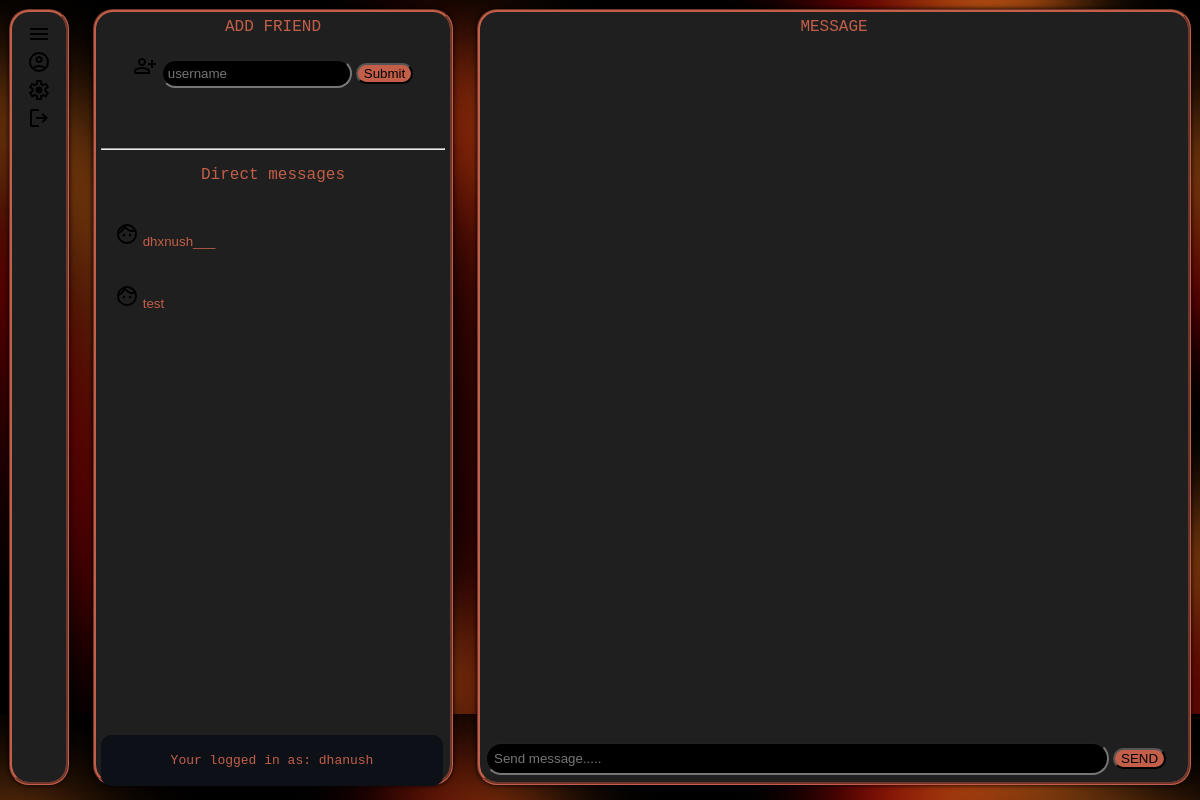
The app's page /home (signed in), older data.
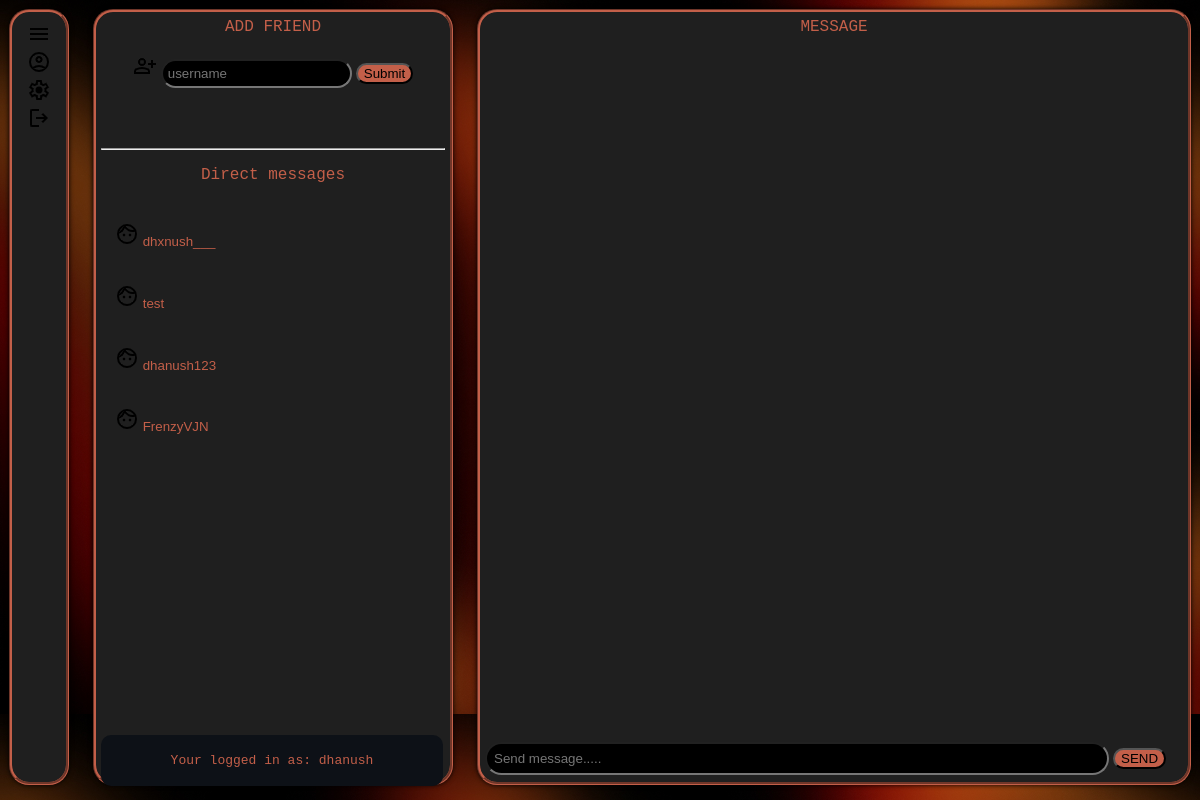
The same page, newer data.
### tables this page shows
CREATE TABLE friends( id integer,friend text, room integer, foreign key(id) references users(id));

CREATE TABLE users (id INTEGER PRIMARY KEY AUTOINCREMENT,username TEXT NOT NULL,password TEXT NOT NULL);

### app.py (the view, shortened to what this page needs)
@app.route("/home", methods=["POST", "GET"])
def home():
    if session.get("user_id") is None:
        return redirect("/")
    username = session["user_id"]
    rows2 = db.execute('select * from users where username = ?', username)
    fdict = db.execute('select friend from friends where id = ?',rows2[0]['id'] )
    flist=[]
    for i in fdict:
        print(i)
        flist+=(list(i.values()))
    return render_template("layout2.html",username=username,flist=flist)

### templates/layout2.html (shortened to what this page needs)
<!DOCTYPE html>
<html>
    <head>
        <link rel="stylesheet" href="static/styles2.css">
    </head>
    <body>
        <nav class="navbar2">
            <ul>
                <div>
                    <a href="" id="menu-link"><img src="static/menu.png"></a>
                </div>
                <div>
                    <a href="" id="profile-link"><img src="static/profile.png"></a>
                </div>
                <div>
                    <a href="" id="settings-link"><img src="static/settings.png"></a>
                </div>
                <div>
                    <a href="/logout" id="logout-link"><img src="static/logout.png"></a>
                </div>
            </ul>
        </nav>
        <section id="box">
            <div>
                <a href="#" id="add-friend-link" style="color: #c35f49; font-family: monospace;text-decoration: none; font-size: large;">ADD FRIEND</a>
            </div>
            <br>
            <div>
                <form autocomplete="off" method="post">
                    <img src="static/add friend.png">
                    <input type="text" name="friend" id="textbox" placeholder="username" style="background-color: black;color: #c35f49; border-radius: 20px; padding: 5px;">
                    <input type="submit" name="friendsubmit" style="color: black;background-color: #c35f49; border-radius: 20px;" placeholder="ADD">
                </form>
            </div>
            <br>
            <br>
            <hr>
            <div style="padding-bottom: 10px;">
                <p id="direct-messages-link" style="color: #c35f49; font-family: monospace;text-decoration: none; font-size: large;">Direct messages</p>
                <ul style="padding: 5px; margin-bottom: 3px;">
                    {% for i in flist %}
                    <button  href="" onclick="send('{{i}}')" id="send" style="color: #c35f49; text-decoration: none; background-color: transparent; outline: none; width: 100%; border: none;">
                        <div id="fbox">
                            <p style="color: #c35f49; text-decoration: none;"> <img src="static/person.png"> {{ i }} </p>
                        </div>
                    </button>
                    {% endfor %}
                </ul>
            </div>
            <div style="position: fixed; bottom: 14px; text-align: center; color: aliceblue;  background-color: #0d1117; border-radius: 10px; padding: 5px; width: 28.5%;">
                <p style="color: #c35f49; font-family: monospace; text-align: center;">Your logged in as: {{username}}</p>
            </div>
        </section>
        <article>
            <div>
                <a href="#" id="message-link" style="color: #c35f49; font-family: monospace; text-decoration: none; font-size: large;">MESSAGE</a>
            </div>
            <div style="position:fixed;bottom: 25px; text-align: center; float: right;padding: auto;">
                <form>
                    <input type="text" name="sendmsg" id="textbox" placeholder="Send message....." style="background-color: black;color: #c35f49; border-radius: 20px; padding: 7px; width: 52vw; height: auto;">
                    <button id="send_button" style="color: black;background-color: #c35f49;border-radius: 20px;">SEND</button>
                </form>
            </div>
        </article>
    </body>
</html>

### static/styles2.css (style rules this page uses)
* { box-sizing: border-box; scrollbar-color: dark; }
body { background-image: url(Login_page.jpg); padding: 1px; }
.navbar2 ul { background-color: #1f1f1f; border: groove; border-radius: 20px; border-color:#c35f49; width: 5%; height: 97%; padding: 10px; overflow: hidden; margin: 0px; position: fixed; text-align: center; box-shadow: 0 0 5px; }
.navbar2 a { color: white; border-radius: 20px; }
section { width: 30%; border: groove; height: 97%; border-radius: 20px; border-color: #c35f49; background-color: #1f1f1f; margin-left: 7%; display: inline-block; overflow: auto; position: fixed; text-align: center; padding: 5px; scrollbar-color: dark dark; box-shadow: 0 0 5px; }
article { width: 59.5%; border: groove; height: 97%; border-radius: 20px; border-color: #c35f49; background-color: #1f1f1f; margin-left: 39%; display: inline-block; overflow: auto; position: fixed; text-align: center; padding: 5px; box-shadow: 0 0 5px; }
#fbox { padding: 3px; border-radius: 5px; text-align: left; color: #c35f49; }

Row changes from the older to the newer data that the page shows:
added friends: friend "dhanush123"
added friends: friend "FrenzyVJN"
